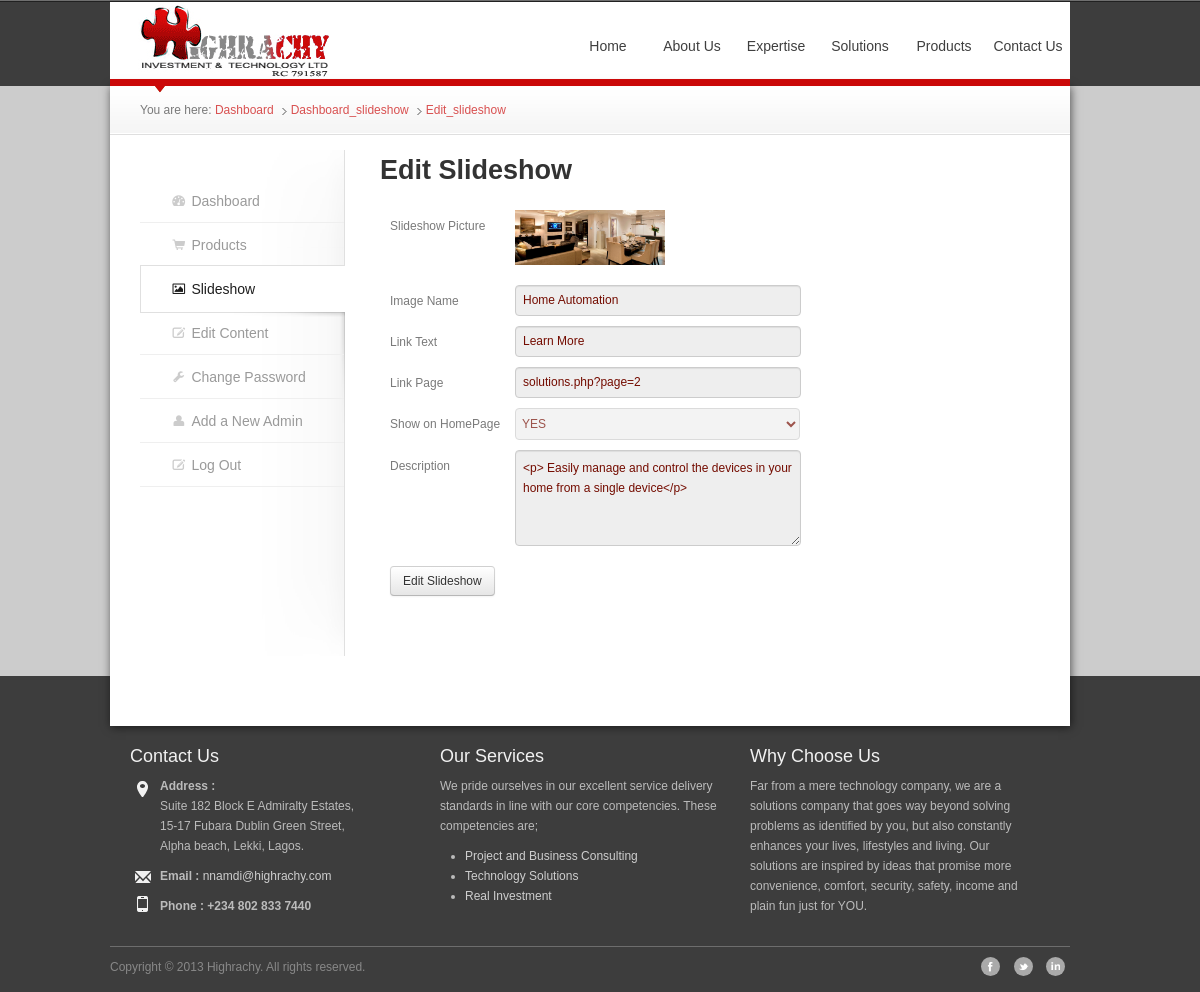
Screenshot of /font/view-slideshow.php?s=2 with the database file from the repository.
### tables this page shows
CREATE TABLE `slideshow` (
  `slideshow_id` int(11) NOT NULL,
  `name` varchar(60) NOT NULL,
  `description` varchar(250) NOT NULL,
  `link_text` varchar(250) NOT NULL,
  `link_page` varchar(100) NOT NULL,
  `slideshow_pics` varchar(60) NOT NULL,
  `show_home` varchar(10) NOT NULL DEFAULT 'YES',
  `modified` timestamp NOT NULL DEFAULT CURRENT_TIMESTAMP
);

### font/functions/database.class.php (called while the page is built, shortened)
<?php
class Database {
private $link_id = 0;
private $query_id = 0;
public function __construct($server, $user, $pass, $database, $pre=''){
	$this->server=$server;
	$this->user=$user;
	$this->pass=$pass;
	$this->database=$database;
	$this->link_id=@mysql_connect($this->server,$this->user,$this->pass);
}
protected function query($sql) {
	$this->query_id = @mysql_query($sql,$this->link_id);
	return $this->query_id;
}
protected function fetch_array($query_id=-1) {
	if (isset($this->query_id)) {
		$record = @mysql_fetch_assoc($this->query_id);
	}else{
		trigger_error("Invalid Records could not be fetched.");
	}
	return $record;
}
public function fetch_first_row($query_string) {
	$query_id = $this->query($query_string);
	$out = $this->fetch_array($query_id);
	return $out;
}
}
?>

### font/view-slideshow.php (the view, shortened to what this page needs)
<?php
require('functions/database.class.php');
require('functions/createFormInput.php');
$db = new Database(DB_HOST, DB_USER, DB_PASSWORD, DB_NAME);
$showInfo = false;
if (isset($_GET['s'])){
	$showInfo = true;
	$slideshow_id = $_GET['s'];
	if ($slideshow_id == ""){
		$errors[] = "Please select the Slideshow you wish to edit";
		$showInfo = false;
	}  else {
		$query = "SELECT name, description,link_text,link_page, slideshow_pics,show_home FROM slideshow WHERE slideshow_id = '$slideshow_id'";
		$table = $db->fetch_first_row($query);
		$total_rows = $db->total_affected_rows();
		if ($total_rows < 1) {
			$errors[] = "The selected Slideshow is not in the database";
			$showInfo = false;
		} else {
			$name = $table['name'];
			$link_text = $table['link_text'];
			$link_page = $table['link_page'];
			$description = $table['description'];
			$show_home = $table['show_home'];
			$pics = $table['slideshow_pics'];
		}
	}
}
?>
<?php include('includes/header.inc.php'); ?>
     </div>
     <section>
     	<div class="container">
            <div id="content" class="row">
                <?php include('includes/breadcrumb.inc.php'); ?>
                <div class="maincontent">
                    <div id="tab-one">
               			 <?php include('includes/dash-nav.inc.php'); ?>
                      <div class="list-wrap">
                          <h2>Edit Slideshow</h2>
                      	<?php if ($showInfo) { ?>
                                                	<form method="post" id="custom" enctype="multipart/form-data">
                                                    <label>Slideshow Picture </label><img src="img/slideshow/<?php echo $pics ?>" alt="Picture of <?php echo $name ?>" height="80" width="150">
                                                     <br><br>
							  	 					<label for="name">Image Name</label><input type="text" name="name" id="name" value="<?php echo $name ?>" disabled>
                                                    <label for="link_text">Link Text</label><input type="text" name="link_text" id="link_text" placeholder="" value="<?php echo $link_text ?>" disabled>
                                                     <label>Link Page</label><input type="text" name="link_page" id="link_page" placeholder="" value="<?php echo $link_page ?>" disabled>
                                                     <label>Show on HomePage</label>
                                                        <select name="show_home" disabled>
                                                            <option <?php if ($show_home == "YES") echo "selected=selected " ?>value="YES">YES</option>
                                                            <option <?php if ($show_home == "NO") echo "selected=selected " ?>value="NO">NO</option></select>
                                                    <label>Description</label><textarea name="description" id="description" class="text-input" rows="10" cols="80" disabled><?php echo $description ?></textarea>
                                     <div>
									<a href="edit-slideshow.php?s=<?php echo $slideshow_id ?>"  class="btn">Edit Slideshow</a>
                                    </div>
                        </form>
                                                <?php } ?>
                      </div>
                      <div class="list-wrap-bottom"></div>
                    </div>
                </div>
            </div>
    	</div>
     </section>
        <?php include('includes/footer.inc.php'); ?>
    </body>
</html>

### rows the page displays
slideshow: slideshow_pics (picture), name "Home Automation", link_text "Learn More", link_page "solutions.php?page=2", show_home "YES", description "<p> Easily manage and control the devices in your home from a single device</p>"

### other values shown
$home "Dashboard"
$title "Dashboard_slideshow"
$sub_title "Edit_slideshow"
